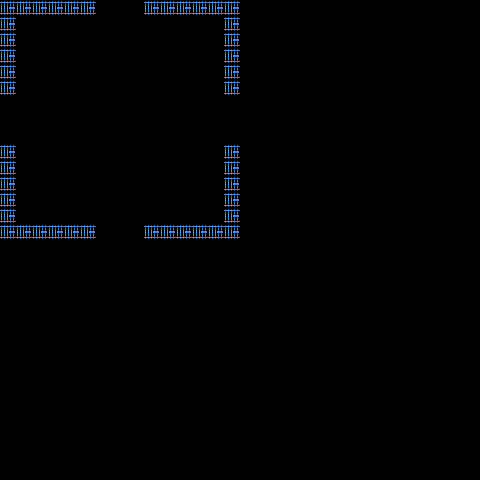

This game map was drawn from its Tiled (.tmx) file and the tilesets committed beside it. A one-line description and the full map source follow:
An orthogonal 30x30 tile map with 16x16 px tiles, 1 tile layer (Collision), 2 hidden layers not drawn and 5 objects (4x exit, player_start).

<map version="1.0" tiledversion="1.0.2" orientation="orthogonal" renderorder="right-down" width="30" height="30" tilewidth="16" tileheight="16" nextobjectid="15">
 <tileset firstgid="1" name="tileset" tilewidth="16" tileheight="16" tilecount="1369" columns="37">
  <image source="tileset.png" width="600" height="600" />
 </tileset>
 <layer name="Collision" width="30" height="30">
  <properties>
   <property name="tileset" value="tileset" />
  </properties>
  <data encoding="csv">
7,7,7,7,7,7,0,0,0,7,7,7,7,7,7,0,0,0,0,0,0,0,0,0,0,0,0,0,0,0,
7,0,0,0,0,0,0,0,0,0,0,0,0,0,7,0,0,0,0,0,0,0,0,0,0,0,0,0,0,0,
7,0,0,0,0,0,0,0,0,0,0,0,0,0,7,0,0,0,0,0,0,0,0,0,0,0,0,0,0,0,
7,0,0,0,0,0,0,0,0,0,0,0,0,0,7,0,0,0,0,0,0,0,0,0,0,0,0,0,0,0,
7,0,0,0,0,0,0,0,0,0,0,0,0,0,7,0,0,0,0,0,0,0,0,0,0,0,0,0,0,0,
7,0,0,0,0,0,0,0,0,0,0,0,0,0,7,0,0,0,0,0,0,0,0,0,0,0,0,0,0,0,
0,0,0,0,0,0,0,0,0,0,0,0,0,0,0,0,0,0,0,0,0,0,0,0,0,0,0,0,0,0,
0,0,0,0,0,0,0,0,0,0,0,0,0,0,0,0,0,0,0,0,0,0,0,0,0,0,0,0,0,0,
0,0,0,0,0,0,0,0,0,0,0,0,0,0,0,0,0,0,0,0,0,0,0,0,0,0,0,0,0,0,
7,0,0,0,0,0,0,0,0,0,0,0,0,0,7,0,0,0,0,0,0,0,0,0,0,0,0,0,0,0,
7,0,0,0,0,0,0,0,0,0,0,0,0,0,7,0,0,0,0,0,0,0,0,0,0,0,0,0,0,0,
7,0,0,0,0,0,0,0,0,0,0,0,0,0,7,0,0,0,0,0,0,0,0,0,0,0,0,0,0,0,
7,0,0,0,0,0,0,0,0,0,0,0,0,0,7,0,0,0,0,0,0,0,0,0,0,0,0,0,0,0,
7,0,0,0,0,0,0,0,0,0,0,0,0,0,7,0,0,0,0,0,0,0,0,0,0,0,0,0,0,0,
7,7,7,7,7,7,0,0,0,7,7,7,7,7,7,0,0,0,0,0,0,0,0,0,0,0,0,0,0,0,
0,0,0,0,0,0,0,0,0,0,0,0,0,0,0,0,0,0,0,0,0,0,0,0,0,0,0,0,0,0,
0,0,0,0,0,0,0,0,0,0,0,0,0,0,0,0,0,0,0,0,0,0,0,0,0,0,0,0,0,0,
0,0,0,0,0,0,0,0,0,0,0,0,0,0,0,0,0,0,0,0,0,0,0,0,0,0,0,0,0,0,
0,0,0,0,0,0,0,0,0,0,0,0,0,0,0,0,0,0,0,0,0,0,0,0,0,0,0,0,0,0,
0,0,0,0,0,0,0,0,0,0,0,0,0,0,0,0,0,0,0,0,0,0,0,0,0,0,0,0,0,0,
0,0,0,0,0,0,0,0,0,0,0,0,0,0,0,0,0,0,0,0,0,0,0,0,0,0,0,0,0,0,
0,0,0,0,0,0,0,0,0,0,0,0,0,0,0,0,0,0,0,0,0,0,0,0,0,0,0,0,0,0,
0,0,0,0,0,0,0,0,0,0,0,0,0,0,0,0,0,0,0,0,0,0,0,0,0,0,0,0,0,0,
0,0,0,0,0,0,0,0,0,0,0,0,0,0,0,0,0,0,0,0,0,0,0,0,0,0,0,0,0,0,
0,0,0,0,0,0,0,0,0,0,0,0,0,0,0,0,0,0,0,0,0,0,0,0,0,0,0,0,0,0,
0,0,0,0,0,0,0,0,0,0,0,0,0,0,0,0,0,0,0,0,0,0,0,0,0,0,0,0,0,0,
0,0,0,0,0,0,0,0,0,0,0,0,0,0,0,0,0,0,0,0,0,0,0,0,0,0,0,0,0,0,
0,0,0,0,0,0,0,0,0,0,0,0,0,0,0,0,0,0,0,0,0,0,0,0,0,0,0,0,0,0,
0,0,0,0,0,0,0,0,0,0,0,0,0,0,0,0,0,0,0,0,0,0,0,0,0,0,0,0,0,0,
0,0,0,0,0,0,0,0,0,0,0,0,0,0,0,0,0,0,0,0,0,0,0,0,0,0,0,0,0,0
</data>
 </layer>
 <layer name="Background" width="30" height="30" visible="0">
  <properties>
   <property name="layer" value="background" />
   <property name="nocollide" value="true" />
   <property name="tileset" value="tileset" />
  </properties>
  <data encoding="csv">
41,41,41,41,41,41,41,41,41,41,41,41,41,41,41,0,0,0,0,0,0,0,0,0,0,0,0,0,0,0,
41,41,41,41,41,41,41,41,41,41,41,41,41,41,41,0,0,0,0,0,0,0,0,0,0,0,0,0,0,0,
41,41,41,41,41,41,41,41,41,41,41,41,41,41,41,0,0,0,0,0,0,0,0,0,0,0,0,0,0,0,
41,41,41,41,41,41,41,41,41,41,41,41,41,41,41,0,0,0,0,0,0,0,0,0,0,0,0,0,0,0,
41,41,41,41,41,41,41,41,41,41,41,41,41,41,41,0,0,0,0,0,0,0,0,0,0,0,0,0,0,0,
41,41,41,41,41,41,41,41,41,41,41,41,41,41,41,0,0,0,0,0,0,0,0,0,0,0,0,0,0,0,
41,41,41,41,41,41,41,41,41,41,41,41,41,41,41,0,0,0,0,0,0,0,0,0,0,0,0,0,0,0,
41,41,41,41,41,41,41,41,41,41,41,41,41,41,41,0,0,0,0,0,0,0,0,0,0,0,0,0,0,0,
41,41,41,41,41,41,41,41,41,41,41,41,41,41,41,0,0,0,0,0,0,0,0,0,0,0,0,0,0,0,
41,41,41,41,41,41,41,41,41,41,41,41,41,41,41,0,0,0,0,0,0,0,0,0,0,0,0,0,0,0,
41,41,41,41,41,41,41,41,41,41,41,41,41,41,41,0,0,0,0,0,0,0,0,0,0,0,0,0,0,0,
41,41,41,41,41,41,41,41,41,41,41,41,41,41,41,0,0,0,0,0,0,0,0,0,0,0,0,0,0,0,
41,41,41,41,41,41,41,41,41,41,41,41,41,41,41,0,0,0,0,0,0,0,0,0,0,0,0,0,0,0,
41,41,41,41,41,41,41,41,41,41,41,41,41,41,41,0,0,0,0,0,0,0,0,0,0,0,0,0,0,0,
41,41,41,41,41,41,41,41,41,41,41,41,41,41,41,0,0,0,0,0,0,0,0,0,0,0,0,0,0,0,
0,0,0,0,0,0,0,0,0,0,0,0,0,0,0,0,0,0,0,0,0,0,0,0,0,0,0,0,0,0,
0,0,0,0,0,0,0,0,0,0,0,0,0,0,0,0,0,0,0,0,0,0,0,0,0,0,0,0,0,0,
0,0,0,0,0,0,0,0,0,0,0,0,0,0,0,0,0,0,0,0,0,0,0,0,0,0,0,0,0,0,
0,0,0,0,0,0,0,0,0,0,0,0,0,0,0,0,0,0,0,0,0,0,0,0,0,0,0,0,0,0,
0,0,0,0,0,0,0,0,0,0,0,0,0,0,0,0,0,0,0,0,0,0,0,0,0,0,0,0,0,0,
0,0,0,0,0,0,0,0,0,0,0,0,0,0,0,0,0,0,0,0,0,0,0,0,0,0,0,0,0,0,
0,0,0,0,0,0,0,0,0,0,0,0,0,0,0,0,0,0,0,0,0,0,0,0,0,0,0,0,0,0,
0,0,0,0,0,0,0,0,0,0,0,0,0,0,0,0,0,0,0,0,0,0,0,0,0,0,0,0,0,0,
0,0,0,0,0,0,0,0,0,0,0,0,0,0,0,0,0,0,0,0,0,0,0,0,0,0,0,0,0,0,
0,0,0,0,0,0,0,0,0,0,0,0,0,0,0,0,0,0,0,0,0,0,0,0,0,0,0,0,0,0,
0,0,0,0,0,0,0,0,0,0,0,0,0,0,0,0,0,0,0,0,0,0,0,0,0,0,0,0,0,0,
0,0,0,0,0,0,0,0,0,0,0,0,0,0,0,0,0,0,0,0,0,0,0,0,0,0,0,0,0,0,
0,0,0,0,0,0,0,0,0,0,0,0,0,0,0,0,0,0,0,0,0,0,0,0,0,0,0,0,0,0,
0,0,0,0,0,0,0,0,0,0,0,0,0,0,0,0,0,0,0,0,0,0,0,0,0,0,0,0,0,0,
0,0,0,0,0,0,0,0,0,0,0,0,0,0,0,0,0,0,0,0,0,0,0,0,0,0,0,0,0,0
</data>
 </layer>
 <layer name="Foreground" width="30" height="30" visible="0">
  <properties>
   <property name="layer" value="foreground" />
   <property name="nocollide" value="true" />
   <property name="tileset" value="tileset" />
  </properties>
  <data encoding="csv">
2,2,2,2,2,2,2,0,2,2,2,2,2,2,2,0,0,0,0,0,0,0,0,0,0,0,0,0,0,0,
2,0,0,0,0,0,0,0,0,0,0,0,0,0,2,0,0,0,0,0,0,0,0,0,0,0,0,0,0,0,
2,0,0,0,0,0,0,0,0,0,0,0,0,0,2,0,0,0,0,0,0,0,0,0,0,0,0,0,0,0,
2,0,0,0,0,0,0,0,0,0,0,0,0,0,2,0,0,0,0,0,0,0,0,0,0,0,0,0,0,0,
2,0,0,0,0,0,0,0,0,0,0,0,0,0,2,0,0,0,0,0,0,0,0,0,0,0,0,0,0,0,
2,0,0,0,0,0,0,0,0,0,0,0,0,0,2,0,0,0,0,0,0,0,0,0,0,0,0,0,0,0,
2,0,0,0,0,0,0,0,0,0,0,0,0,0,2,0,0,0,0,0,0,0,0,0,0,0,0,0,0,0,
0,0,0,0,0,0,0,0,0,0,0,0,0,0,0,0,0,0,0,0,0,0,0,0,0,0,0,0,0,0,
2,0,0,0,0,0,0,0,0,0,0,0,0,0,2,0,0,0,0,0,0,0,0,0,0,0,0,0,0,0,
2,0,0,0,0,0,0,0,0,0,0,0,0,0,2,0,0,0,0,0,0,0,0,0,0,0,0,0,0,0,
2,0,0,0,0,0,0,0,0,0,0,0,0,0,2,0,0,0,0,0,0,0,0,0,0,0,0,0,0,0,
2,0,0,0,0,0,0,0,0,0,0,0,0,0,2,0,0,0,0,0,0,0,0,0,0,0,0,0,0,0,
2,0,0,0,0,0,0,0,0,0,0,0,0,0,2,0,0,0,0,0,0,0,0,0,0,0,0,0,0,0,
2,0,0,0,0,0,0,0,0,0,0,0,0,0,2,0,0,0,0,0,0,0,0,0,0,0,0,0,0,0,
2,2,2,2,2,2,2,0,2,2,2,2,2,2,2,0,0,0,0,0,0,0,0,0,0,0,0,0,0,0,
0,0,0,0,0,0,0,0,0,0,0,0,0,0,0,0,0,0,0,0,0,0,0,0,0,0,0,0,0,0,
0,0,0,0,0,0,0,0,0,0,0,0,0,0,0,0,0,0,0,0,0,0,0,0,0,0,0,0,0,0,
0,0,0,0,0,0,0,0,0,0,0,0,0,0,0,0,0,0,0,0,0,0,0,0,0,0,0,0,0,0,
0,0,0,0,0,0,0,0,0,0,0,0,0,0,0,0,0,0,0,0,0,0,0,0,0,0,0,0,0,0,
0,0,0,0,0,0,0,0,0,0,0,0,0,0,0,0,0,0,0,0,0,0,0,0,0,0,0,0,0,0,
0,0,0,0,0,0,0,0,0,0,0,0,0,0,0,0,0,0,0,0,0,0,0,0,0,0,0,0,0,0,
0,0,0,0,0,0,0,0,0,0,0,0,0,0,0,0,0,0,0,0,0,0,0,0,0,0,0,0,0,0,
0,0,0,0,0,0,0,0,0,0,0,0,0,0,0,0,0,0,0,0,0,0,0,0,0,0,0,0,0,0,
0,0,0,0,0,0,0,0,0,0,0,0,0,0,0,0,0,0,0,0,0,0,0,0,0,0,0,0,0,0,
0,0,0,0,0,0,0,0,0,0,0,0,0,0,0,0,0,0,0,0,0,0,0,0,0,0,0,0,0,0,
0,0,0,0,0,0,0,0,0,0,0,0,0,0,0,0,0,0,0,0,0,0,0,0,0,0,0,0,0,0,
0,0,0,0,0,0,0,0,0,0,0,0,0,0,0,0,0,0,0,0,0,0,0,0,0,0,0,0,0,0,
0,0,0,0,0,0,0,0,0,0,0,0,0,0,0,0,0,0,0,0,0,0,0,0,0,0,0,0,0,0,
0,0,0,0,0,0,0,0,0,0,0,0,0,0,0,0,0,0,0,0,0,0,0,0,0,0,0,0,0,0,
0,0,0,0,0,0,0,0,0,0,0,0,0,0,0,0,0,0,0,0,0,0,0,0,0,0,0,0,0,0
</data>
 </layer>
 <objectgroup name="Objects" visible="0">
  <properties>
   <property name="tileset" value="tileset" />
  </properties>
  <object id="14" name="Exit_West" type="exit" x="0" y="120" />
  <object id="10" name="Exit_South" type="exit" x="120" y="240" />
  <object id="13" name="Exit_East" type="exit" x="240" y="120" />
  <object id="12" name="Exit_North" type="exit" x="120" y="0" />
  <object id="11" name="Start" type="player_start" x="120" y="120" />
 </objectgroup>
</map>
